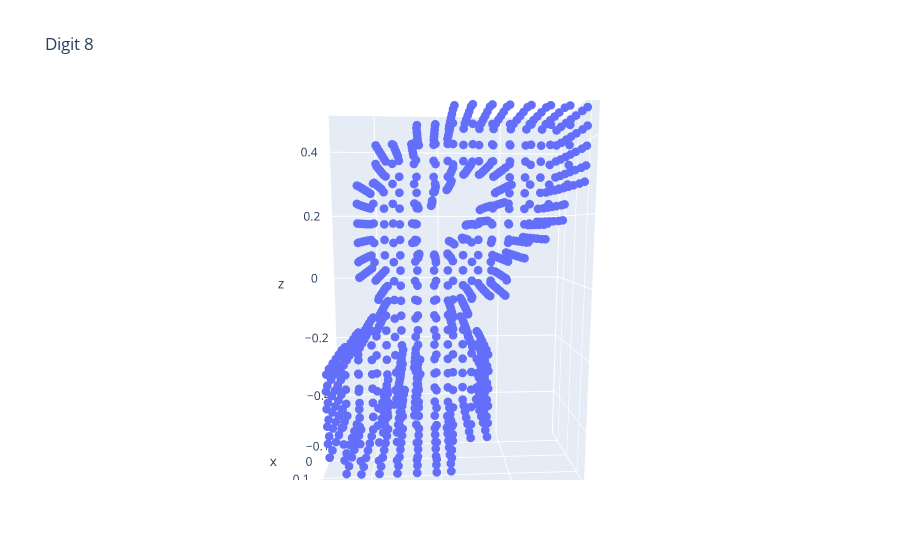

Notebook code cell kept with this figure:
### Markdown cell above
## (cf) point cloud 시각화

해당 셀에서는 graph_objs 라이브러리를 통해 제공되는 Raw 데이터가 어떻게 구성되어 있는지 3차원으로 시각화하여 확인할 수 있습니다.  

여러 방향으로 드래그 하여 여러 시각에서 데이터를 보는 것이 가능합니다.

### Code cell
# 1720 번째 이미지에 대한 출력
image_number = 1000

digit = data["train"][image_number]["label"]
coordinate = np.array(data["train"][image_number]["points"])

layout = go.Layout(title = "Digit " + str(digit))
plot_data = go.Scatter3d(x = coordinate[:,0], y = coordinate[:,1], z = coordinate[:,2],
                    mode = 'markers', marker = dict(size = 3))

fig = go.Figure(data = [plot_data], layout = layout)
fig.show()

### Figure 1 — Plotly figure (JSON) as saved in the notebook; plotly's stock layout.template omitted (floating-point values rounded to 4 significant figures; data arrays with more than 128 entries replaced by an {"elided": "..."} marker saying what was removed)
{"data": [{"marker": {"size": 3}, "mode": "markers", "type": "scatter3d", "x": {"elided": "924 float values"}, "y": {"elided": "924 float values"}, "z": {"elided": "924 float values"}}], "layout": {"autosize": true, "scene": {"aspectmode": "auto", "aspectratio": {"x": 0.5047, "y": 1.178, "z": 1.682}, "camera": {"center": {"x": 0, "y": 0, "z": 0}, "eye": {"x": 2.143, "y": -0.1093, "z": 0.2919}, "projection": {"type": "perspective"}, "up": {"x": 0, "y": 0, "z": 1}}}, "title": {"text": "Digit 8"}}}
